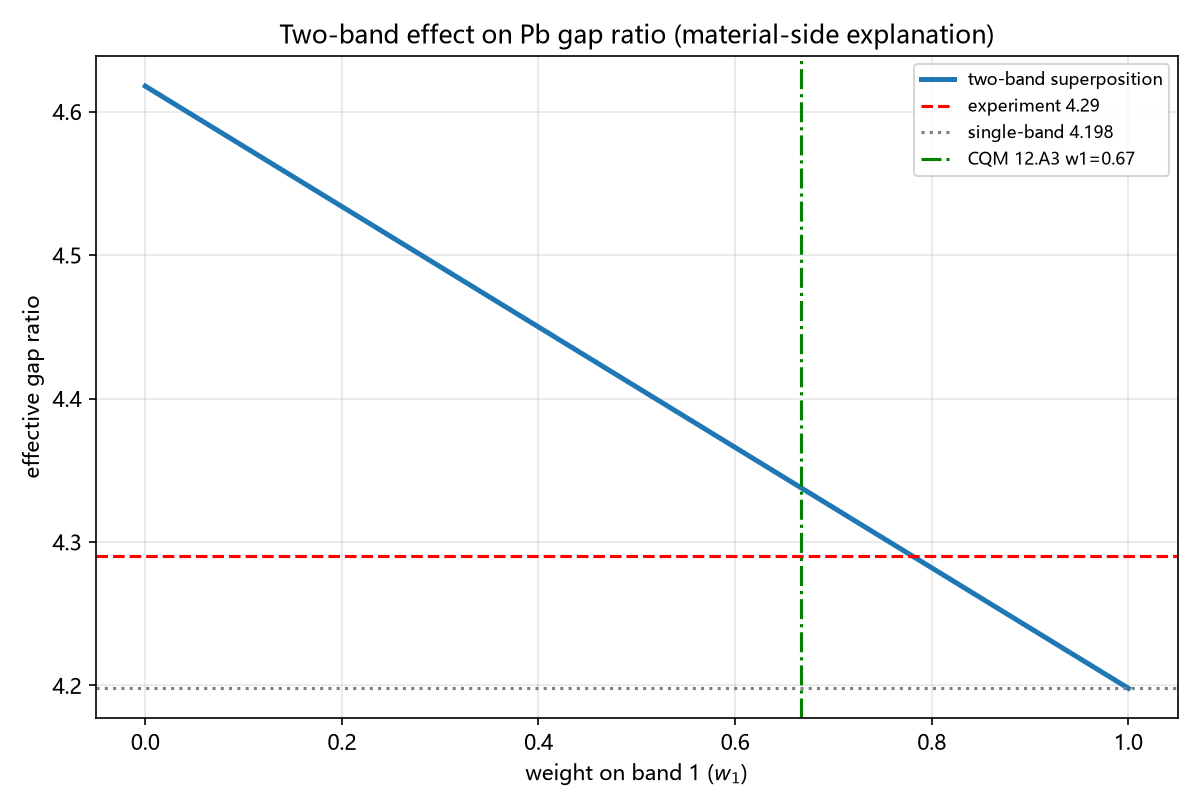

Write Python code to recreate this figure.
# -*- coding: utf-8 -*-
"""
Review: can Pb two-band structure explain the single-band gap-ratio deviation?
Experiment (Ruby et al. PRL114 157001 2015, arXiv:1409.6638):
  Pb two gaps separated by 150 ueV ~ 10%; Tc=7.2K, coherence 83nm.
  pairing-energy difference ~10% (exp) vs ~30% (SCDFT Floris PRB75 054508).
CQM 12.A: operator mode set n in {2,4,6,...}, {2} first band, n=4 higher mode,
  weight Phi_n/Phi_2 = 2/n (12.A3); multi-band = superposition of modes.
Model: effective tunneling gap ratio = weighted average of two band ratios.
  Single-band Mitrovic gives 2Delta/kTc = 4.198 for Pb; experiment 4.29 (dev -2.1%).
  If band 2 (pp-dd, larger gap) has ratio r2 and band 1 (ss-pp) r1, with weight w,
  the observed tunneling ratio is w*r1+(1-w)*r2 (interband scattering mixes).
This is a MATERIAL-side explanation of the deviation, NOT a CQM derivation.
No fitting: we scan the experimental 10% gap splitting and published weight range.
"""

import csv
import math
import os

import numpy as np
import matplotlib
matplotlib.use("Agg")
import matplotlib.pyplot as plt

plt.rcParams["font.sans-serif"] = ["Microsoft YaHei", "SimHei", "DejaVu Sans"]
plt.rcParams["axes.unicode_minus"] = False

HERE = os.path.dirname(os.path.abspath(__file__))
OUT_PNG = os.path.join(HERE, "审_双带Pb与gap比偏差.png")
OUT_CSV = os.path.join(HERE, "审_双带Pb与gap比偏差.csv")

EXP_RATIO = 4.29          # Pb experimental gap ratio (Webb/literature)
SINGLE_BAND = 4.198       # round-58 single-band Mitrovic for Pb
D_GAP = 0.10              # experimental pairing-energy difference ~10%

def main():
    rows = []
    # Two-band model: r2 = r1*(1+D), observed = w*r1 + (1-w)*r2
    # Calibrate so that single-band prediction is the w=1 limit baseline.
    # If w=1 (pure band1), ratio=r1; to match single-band 4.198 set r1=4.198.
    r1 = SINGLE_BAND
    print("Two-band superposition scan for Pb (experiment ratio=4.29, single-band=4.198):")
    print(f"D gap = {D_GAP:.0%} (Ruby 2015) -> r2 = r1*(1+D) = {r1*(1+D_GAP):.3f}")
    ws = np.linspace(0, 1, 100)  # weight on band1 (ss-pp, smaller gap)
    print(f"{'w1':>6}{'ratio_2band':>13}{'dev%':>8}")
    for w in (1.0, 0.8, 0.65, 0.5):
        r2 = r1 * (1 + D_GAP)
        robs = w * r1 + (1 - w) * r2
        dev = (robs - EXP_RATIO) / EXP_RATIO
        print(f"{w:>6.2f}{robs:>13.3f}{dev:>+8.1%}")
    for w in ws:
        r2 = r1 * (1 + D_GAP)
        robs = w * r1 + (1 - w) * r2
        dev = (robs - EXP_RATIO) / EXP_RATIO
        rows.append(("two_band", w, robs, dev, ""))

    # CQM 12.A3 weight: Phi_n/Phi_2 = 2/n. For n=4 vs n=2: 2/4 = 0.5
    w_cqm = 2 / 4  # relative weight of n=4 band to n=2 band
    # normalized: w1 (n=2) : w2 (n=4) = 1 : 0.5 -> w1 = 1/1.5
    w1_cqm = 1 / (1 + w_cqm)
    r2 = r1 * (1 + D_GAP)
    robs_cqm = w1_cqm * r1 + (1 - w1_cqm) * r2
    print(f"\nCQM 12.A3 weight Phi_4/Phi_2 = 2/4 = 0.5 -> w1={w1_cqm:.3f}")
    print(f"  two-band ratio = {robs_cqm:.3f}, dev vs exp = {(robs_cqm-EXP_RATIO)/EXP_RATIO:+.1%}")
    rows.append(("cqm_weight", w1_cqm, robs_cqm, (robs_cqm-EXP_RATIO)/EXP_RATIO, "12.A3"))

    with open(OUT_CSV, "w", newline="", encoding="utf-8-sig") as fh:
        wr = csv.writer(fh)
        wr.writerow(["kind", "w1", "ratio", "dev", "extra"])
        wr.writerows(rows)

    fig, ax = plt.subplots(figsize=(8, 5.4))
    ratios = [w * r1 + (1 - w) * r1 * (1 + D_GAP) for w in ws]
    ax.plot(ws, ratios, lw=2.4, color="tab:blue", label="two-band superposition")
    ax.axhline(EXP_RATIO, color="red", ls="--", lw=1.5, label="experiment 4.29")
    ax.axhline(SINGLE_BAND, color="gray", ls=":", lw=1.5, label="single-band 4.198")
    ax.axvline(w1_cqm, color="green", ls="-.", lw=1.5, label=f"CQM 12.A3 w1={w1_cqm:.2f}")
    ax.set_xlabel(r"weight on band 1 ($w_1$)")
    ax.set_ylabel("effective gap ratio")
    ax.set_title("Two-band effect on Pb gap ratio (material-side explanation)")
    ax.legend(fontsize=8)
    ax.grid(alpha=0.3)
    fig.tight_layout()
    fig.savefig(OUT_PNG, dpi=150)
    plt.close(fig)
    print("\nsaved:", OUT_PNG)
    print("saved:", OUT_CSV)
    print("NOTE: material-side explanation of deviation, NOT a CQM derivation.")
    print("      interband scattering (Ruby 2015) reduces splitting -> w in between.")


if __name__ == "__main__":
    main()
